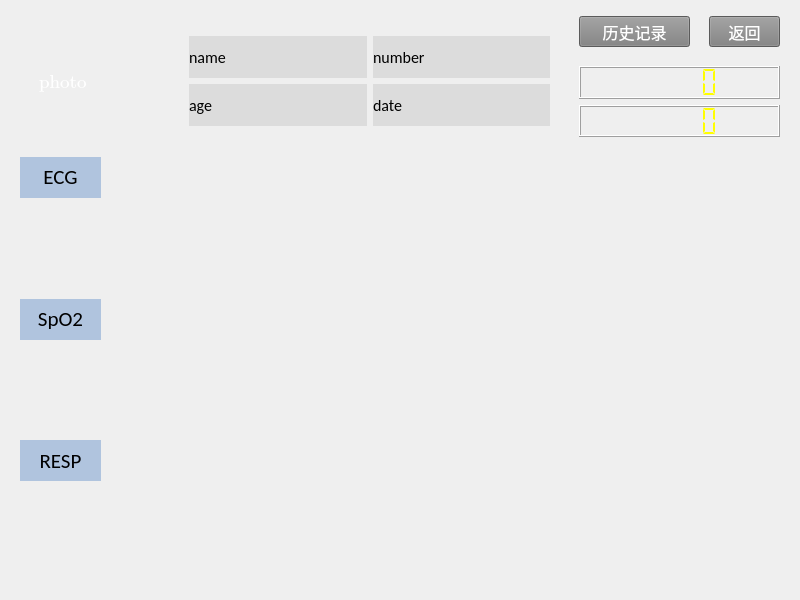
<?xml version="1.0" encoding="UTF-8"?>
<ui version="4.0">
 <class>WidgetCurrent</class>
 <widget class="QWidget" name="WidgetCurrent">
  <property name="geometry">
   <rect>
    <x>0</x>
    <y>0</y>
    <width>800</width>
    <height>600</height>
   </rect>
  </property>
  <property name="windowTitle">
   <string>Form</string>
  </property>
  <widget class="QWidget" name="layoutWidget">
   <property name="geometry">
    <rect>
     <x>102</x>
     <y>157</y>
     <width>531</width>
     <height>421</height>
    </rect>
   </property>
   <layout class="QVBoxLayout" name="verticalLayout_2">
    <item>
     <widget class="QWidget" name="ECGWave" native="true">
      <property name="styleSheet">
       <string notr="true"/>
      </property>
     </widget>
    </item>
    <item>
     <widget class="QWidget" name="SpO2Wave" native="true">
      <property name="styleSheet">
       <string notr="true"/>
      </property>
     </widget>
    </item>
    <item>
     <widget class="QWidget" name="RESPWave" native="true">
      <property name="styleSheet">
       <string notr="true"/>
      </property>
     </widget>
    </item>
   </layout>
  </widget>
  <widget class="QWidget" name="RESP" native="true">
   <property name="geometry">
    <rect>
     <x>20</x>
     <y>440</y>
     <width>81</width>
     <height>41</height>
    </rect>
   </property>
   <property name="styleSheet">
    <string notr="true">background-color:#B0C4DE</string>
   </property>
   <widget class="QLabel" name="RESPLabel">
    <property name="geometry">
     <rect>
      <x>0</x>
      <y>5</y>
      <width>81</width>
      <height>31</height>
     </rect>
    </property>
    <property name="font">
     <font>
      <family>Calibri</family>
      <pointsize>16</pointsize>
     </font>
    </property>
    <property name="styleSheet">
     <string notr="true"/>
    </property>
    <property name="text">
     <string>RESP</string>
    </property>
    <property name="alignment">
     <set>Qt::AlignCenter</set>
    </property>
   </widget>
  </widget>
  <widget class="QWidget" name="layoutWidget_2">
   <property name="geometry">
    <rect>
     <x>649</x>
     <y>156</y>
     <width>131</width>
     <height>421</height>
    </rect>
   </property>
   <layout class="QVBoxLayout" name="verticalLayout">
    <item>
     <widget class="QWidget" name="ECGData" native="true"/>
    </item>
    <item>
     <widget class="QWidget" name="SpO2Data" native="true"/>
    </item>
    <item>
     <widget class="QWidget" name="RESPData" native="true"/>
    </item>
   </layout>
   <zorder>SpO2Data</zorder>
   <zorder>RESPData</zorder>
   <zorder>ECGData</zorder>
  </widget>
  <widget class="QPushButton" name="backButton">
   <property name="geometry">
    <rect>
     <x>709</x>
     <y>16</y>
     <width>71</width>
     <height>31</height>
    </rect>
   </property>
   <property name="font">
    <font>
     <family>微软雅黑</family>
     <pointsize>12</pointsize>
     <weight>50</weight>
     <bold>false</bold>
    </font>
   </property>
   <property name="styleSheet">
    <string notr="true">color:white; background-color:grey</string>
   </property>
   <property name="text">
    <string>返回</string>
   </property>
  </widget>
  <widget class="QWidget" name="layoutWidget_4">
   <property name="geometry">
    <rect>
     <x>189</x>
     <y>36</y>
     <width>361</width>
     <height>90</height>
    </rect>
   </property>
   <layout class="QGridLayout" name="gridLayout">
    <item row="0" column="0">
     <widget class="QLabel" name="name">
      <property name="font">
       <font>
        <family>Calibri</family>
        <pointsize>12</pointsize>
       </font>
      </property>
      <property name="styleSheet">
       <string notr="true">color: black; background-color:Gainsboro </string>
      </property>
      <property name="text">
       <string>name</string>
      </property>
      <property name="textFormat">
       <enum>Qt::AutoText</enum>
      </property>
      <property name="alignment">
       <set>Qt::AlignLeading|Qt::AlignLeft|Qt::AlignVCenter</set>
      </property>
      <property name="wordWrap">
       <bool>false</bool>
      </property>
      <property name="margin">
       <number>6</number>
      </property>
      <property name="indent">
       <number>-1</number>
      </property>
     </widget>
    </item>
    <item row="0" column="1">
     <widget class="QLabel" name="number">
      <property name="font">
       <font>
        <family>Calibri</family>
        <pointsize>12</pointsize>
       </font>
      </property>
      <property name="styleSheet">
       <string notr="true">color: black; background-color:Gainsboro </string>
      </property>
      <property name="text">
       <string>number</string>
      </property>
      <property name="margin">
       <number>6</number>
      </property>
     </widget>
    </item>
    <item row="1" column="0">
     <widget class="QLabel" name="age">
      <property name="font">
       <font>
        <family>Calibri</family>
        <pointsize>12</pointsize>
       </font>
      </property>
      <property name="styleSheet">
       <string notr="true">color: black; background-color:Gainsboro </string>
      </property>
      <property name="text">
       <string>age</string>
      </property>
      <property name="margin">
       <number>6</number>
      </property>
     </widget>
    </item>
    <item row="1" column="1">
     <widget class="QLabel" name="date">
      <property name="font">
       <font>
        <family>Calibri</family>
        <pointsize>12</pointsize>
       </font>
      </property>
      <property name="styleSheet">
       <string notr="true">color: black; background-color:Gainsboro </string>
      </property>
      <property name="text">
       <string>date</string>
      </property>
      <property name="margin">
       <number>6</number>
      </property>
     </widget>
    </item>
   </layout>
  </widget>
  <widget class="QWidget" name="ECG" native="true">
   <property name="geometry">
    <rect>
     <x>20</x>
     <y>157</y>
     <width>81</width>
     <height>41</height>
    </rect>
   </property>
   <property name="styleSheet">
    <string notr="true">background-color:#B0C4DE</string>
   </property>
   <widget class="QLabel" name="ECGLabel">
    <property name="geometry">
     <rect>
      <x>0</x>
      <y>-1</y>
      <width>81</width>
      <height>41</height>
     </rect>
    </property>
    <property name="font">
     <font>
      <family>Calibri</family>
      <pointsize>16</pointsize>
      <weight>50</weight>
      <bold>false</bold>
     </font>
    </property>
    <property name="styleSheet">
     <string notr="true"/>
    </property>
    <property name="text">
     <string>ECG</string>
    </property>
    <property name="alignment">
     <set>Qt::AlignCenter</set>
    </property>
   </widget>
  </widget>
  <widget class="QWidget" name="SpO2" native="true">
   <property name="geometry">
    <rect>
     <x>20</x>
     <y>299</y>
     <width>81</width>
     <height>41</height>
    </rect>
   </property>
   <property name="styleSheet">
    <string notr="true">background-color:#B0C4DE</string>
   </property>
   <widget class="QLabel" name="SpO2Label">
    <property name="geometry">
     <rect>
      <x>0</x>
      <y>-1</y>
      <width>81</width>
      <height>41</height>
     </rect>
    </property>
    <property name="font">
     <font>
      <family>Calibri</family>
      <pointsize>16</pointsize>
     </font>
    </property>
    <property name="styleSheet">
     <string notr="true"/>
    </property>
    <property name="text">
     <string>SpO2</string>
    </property>
    <property name="alignment">
     <set>Qt::AlignCenter</set>
    </property>
   </widget>
  </widget>
  <widget class="QPushButton" name="historyButton">
   <property name="geometry">
    <rect>
     <x>579</x>
     <y>16</y>
     <width>111</width>
     <height>31</height>
    </rect>
   </property>
   <property name="font">
    <font>
     <family>微软雅黑</family>
     <pointsize>12</pointsize>
     <weight>50</weight>
     <bold>false</bold>
    </font>
   </property>
   <property name="styleSheet">
    <string notr="true">color:white; background-color:grey</string>
   </property>
   <property name="text">
    <string>历史记录</string>
   </property>
  </widget>
  <widget class="QLabel" name="photo">
   <property name="geometry">
    <rect>
     <x>39</x>
     <y>26</y>
     <width>141</width>
     <height>111</height>
    </rect>
   </property>
   <property name="font">
    <font>
     <family>Cambria Math</family>
     <pointsize>14</pointsize>
    </font>
   </property>
   <property name="styleSheet">
    <string notr="true">color: white</string>
   </property>
   <property name="text">
    <string>photo</string>
   </property>
  </widget>
  <widget class="QWidget" name="layoutWidget_5">
   <property name="geometry">
    <rect>
     <x>-1</x>
     <y>6</y>
     <width>2</width>
     <height>2</height>
    </rect>
   </property>
   <layout class="QVBoxLayout" name="verticalLayout_3"/>
  </widget>
  <widget class="QWidget" name="layoutWidget_3">
   <property name="geometry">
    <rect>
     <x>579</x>
     <y>66</y>
     <width>201</width>
     <height>71</height>
    </rect>
   </property>
   <layout class="QVBoxLayout" name="verticalLayout_5">
    <item>
     <widget class="QLCDNumber" name="dateClock">
      <property name="font">
       <font>
        <family>Cambria Math</family>
        <pointsize>10</pointsize>
       </font>
      </property>
      <property name="styleSheet">
       <string notr="true">color:yellow</string>
      </property>
      <property name="segmentStyle">
       <enum>QLCDNumber::Flat</enum>
      </property>
     </widget>
    </item>
    <item>
     <widget class="QLCDNumber" name="timeClock">
      <property name="font">
       <font>
        <family>Cambria Math</family>
        <pointsize>10</pointsize>
       </font>
      </property>
      <property name="styleSheet">
       <string notr="true">color:yellow</string>
      </property>
      <property name="segmentStyle">
       <enum>QLCDNumber::Flat</enum>
      </property>
     </widget>
    </item>
   </layout>
  </widget>
 </widget>
 <resources/>
 <connections/>
</ui>
